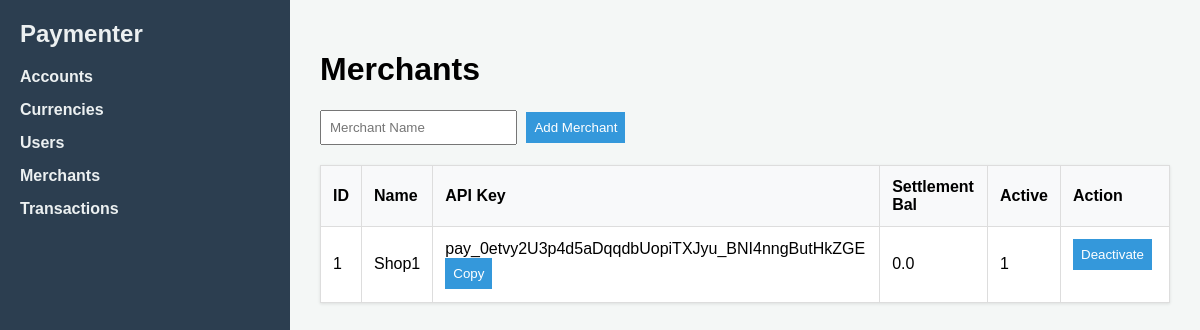
The app's page /dashboard/merchants, older data.
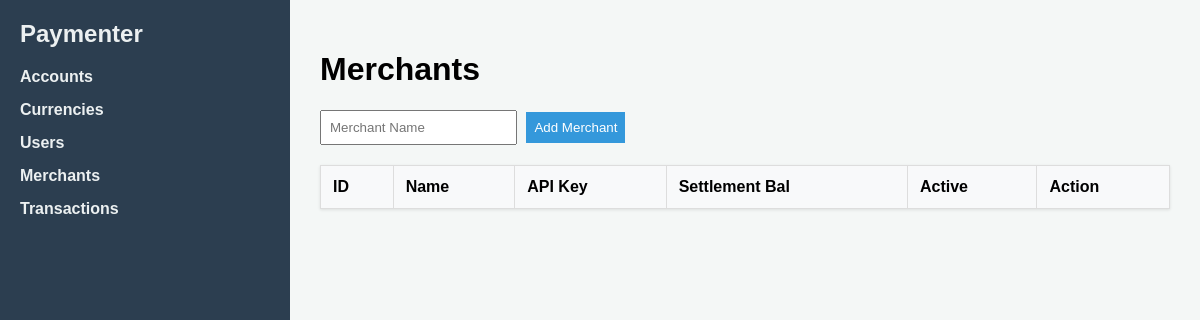
The same page, newer data.
### tables this page shows
CREATE TABLE merchants (
            id INTEGER PRIMARY KEY AUTOINCREMENT,
            name TEXT NOT NULL,
            api_key TEXT NOT NULL UNIQUE,
            is_active BOOLEAN NOT NULL DEFAULT 1,
            settlement_account_id INTEGER,
            FOREIGN KEY (settlement_account_id) REFERENCES accounts(id)
        );

CREATE TABLE accounts (
            id INTEGER PRIMARY KEY AUTOINCREMENT,
            user_id INTEGER NOT NULL,
            currency_id INTEGER NOT NULL,
            account_number TEXT NOT NULL UNIQUE,
            card_number TEXT NOT NULL UNIQUE,
            balance REAL NOT NULL DEFAULT 0.0,
            FOREIGN KEY (user_id) REFERENCES users(id),
            FOREIGN KEY (currency_id) REFERENCES currencies(id)
        );

### controllers/dashboard_controller.py (the view)
@dashboard_bp.route('/merchants', methods=['GET'])
def merchants():
    merchants_list = merchant_service.get_all()
    return render_template('merchants.html', merchants=merchants_list)

### database/connection.py (called while the page is built)
def get_db_connection():
    if not os.path.exists(DB_DIR):
        os.makedirs(DB_DIR)
    conn = sqlite3.connect(DB_PATH)
    conn.row_factory = sqlite3.Row  # Allows accessing columns by name
    conn.execute("PRAGMA foreign_keys = ON;")  # Enforce relational integrity
    return conn

### repositories/merchant_repo.py (called while the page is built)
def get_all():
    conn = get_db_connection()
    merchants = conn.execute("""
        SELECT m.*, a.balance as settlement_balance
        FROM merchants m
        LEFT JOIN accounts a ON m.settlement_account_id = a.id
    """).fetchall()
    conn.close()
    return merchants

### services/merchant_service.py (called while the page is built)
def get_all():
    return merchant_repo.get_all()

### templates/merchants.html (shortened to what this page needs)
{% extends 'base.html' %}
{% block head %}
    <link rel="stylesheet" href="{{ url_for('static', filename='css/merchant.css') }}">
{% endblock %}
{% block body %}
<h1>Merchants</h1>
<form action="{{ url_for('dashboard.add_merchant') }}" method="POST">
    <input type="text" name="name" placeholder="Merchant Name" required>
    <button type="submit">Add Merchant</button>
</form>
<table>
    <tr><th>ID</th><th>Name</th><th>API Key</th><th>Settlement Bal</th><th>Active</th><th>Action</th></tr>
    {% for m in merchants %}
    <tr>
        <td>{{ m.id }}</td><td>{{ m.name }}</td>
        <td>
            <span id="api-key-{{ m.id }}">{{ m.api_key }}</span>
            <button class="copy-btn" data-target="api-key-{{ m.id }}">Copy</button>
        </td>
        <td>{{ m.settlement_balance or 0.0 }}</td>
        <td>{{ m.is_active }}</td>
        <td>
            <form action="{{ url_for('dashboard.toggle_merchant', id=m.id, is_active=m.is_active) }}" method="POST">
                <button type="submit">{{ 'Deactivate' if m.is_active else 'Activate' }}</button>
            </form>
        </td>
    </tr>
    {% endfor %}
</table>
{% endblock %}

Row changes from the older to the newer data that the page shows:
removed merchants: id "1", name "Shop1", api_key "pay_0etvy2U3p4d5aDqqdbUopiTXJyu_BNI4nngButHkZGE", balance "0.0", is_active "1", is_active "Deactivate"
